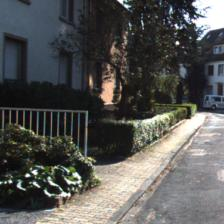
#> input picture src/paper_diagrams/0_9_gold.png, 224 x 224 px
$ python l2_loss_demo.py   (older library calls are emulated)
#> lines starting #> are read from the running program, lines starting #| are printed output that depends on the picture
from __future__ import division, print_function

import random

import numpy as np
from scipy.misc import imread, imsave

photo_path = "0_9_gold.png"

full_img = imread(photo_path).astype(np.float64)


def texture_diff(sample, true, offset=1):
    o = offset
    delta_x_samp = sample[:, o:] - sample[:, :-o]
    delta_x_true = true[:, o:] - true[:, :-o]
    delta_y_samp = sample[o:] - sample[:-o]
    delta_y_true = true[o:] - true[:-o]
    delta = (delta_x_samp - delta_x_true)[:-o] + (delta_y_samp - delta_y_true)[:, :-o]
    return np.maximum(np.minimum(delta * 5 + 122, 255), 0)


def l2_loss(sample, true):
    return np.mean((true - sample) ** 2)


def l1_loss(sample, true):
    return np.mean(np.abs(true - sample))


def texture_loss(true, sample, offset=1):
    o = offset
    delta_x_samp = sample[:, o:] - sample[:, :-o]
    delta_x_true = true[:, o:] - true[:, :-o]
    delta_y_samp = sample[o:] - sample[:-o]
    delta_y_true = true[o:] - true[:-o]
    return l2_loss(delta_x_samp, delta_x_true) + l2_loss(delta_y_samp, delta_y_true)


def texture_loss2(true, sample, offset=1):
    o = offset
    delta_x_samp = np.abs(sample[:, o:] - sample[:, :-o])
    delta_x_true = np.abs(true[:, o:] - true[:, :-o])
    delta_y_samp = np.abs(sample[o:] - sample[:-o])
    delta_y_true = np.abs(true[o:] - true[:-o])
    return l1_loss(delta_x_samp, delta_x_true) + l1_loss(delta_y_samp, delta_y_true)


def crop(img, loc, size):
    return img[loc[1]: loc[1] + size, loc[0]:loc[0] + size]


def magnify(img, factor):
    return np.repeat(np.repeat(img, factor, axis=0), factor, axis=1)


def calculate_losses(coords):
    size = 32

    def print_metrics(orig, samp, description):
        imsave(description + ".png", magnify(samp, 8))
        imsave(description + "_texture.png", magnify(texture_diff(samp, orig), 8))
        print()
        print(description)
        print("L2 Loss: ", l2_loss(orig, samp))

        texture_res = (texture_loss(orig, samp, i) for i in (1, 2, 4))
        print("Texture Loss: d=1: {}, d=2: {}, d=4: {}".format(*texture_res))

        texture_res = (texture_loss2(orig, samp, i) for i in (1, 2, 4))
        print("Texture Loss 2: d=1: {}, d=2: {}, d=4: {}".format(*texture_res))

    orig_crop = crop(full_img, coords, size)
    imsave("orig.png", magnify(orig_crop, 8))

    average = np.mean(np.mean(orig_crop, axis=0, keepdims=True), axis=1, keepdims=True)
    flat_pic = magnify(average, 32)
    print_metrics(orig_crop, flat_pic, "average")

    print_metrics(orig_crop, orig_crop + 1, "slight color change")

    shifted = crop(full_img, coords + [0, 2], size)
    print_metrics(orig_crop, shifted, "shifted_2px")

    shifted2 = crop(full_img, coords + [0, 4], size)
    print_metrics(orig_crop, shifted2, "shifted_4px")

    blend = (shifted2 + orig_crop) / 2
    print_metrics(orig_crop, blend, "4px_blend")

    from itertools import product
    nearby = [crop(full_img, coords + [i, j], size) for i, j in product((-1, 0, 1), repeat=2)]
    blur = np.mean(nearby, axis=0)
    print_metrics(orig_crop, blur, "avg blur")


# coords = np.asarray([57, 155])
for i in range(5):
    coords = np.asarray([random.randrange(0, 224 - 32), random.randrange(0, 224 - 32)])
    print("______________________________________________________________________")
    print(coords)
    calculate_losses(coords)
#> this loop made 5 passes
#> average in calculate_losses on passes 1 to 5: [[34.68, 33.75, 31.57]], [[31.34, 36.3, 41.42]], [[129.7, 128.4, 109.6]], [[94.47, 79.41, 67.7]], [[50.76, 49.99, 44.62]]
#> (printed output is left out)
#> pass 1, in calculate_losses, `orig_crop = crop(full_img, coords, size)`:
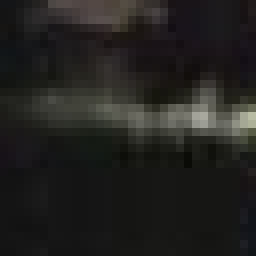
#> orig_crop: shape (32, 32, 3) float64 (shown 8 times larger); mean R, G, B 34.7, 33.8, 31.6
#> pass 1, in calculate_losses, `imsave("orig.png", magnify(orig_crop, 8))`:
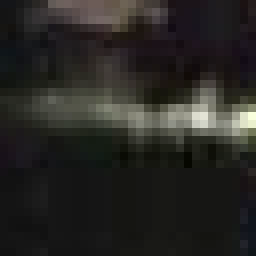
#> saved as orig.png: PIL image 256x256 RGB; mean R, G, B 40.1, 38.8, 35.8
#> pass 1, in calculate_losses, `flat_pic = magnify(average, 32)`:
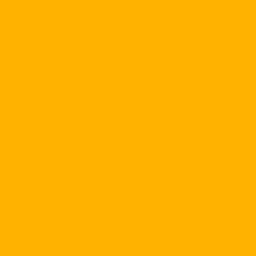
#> flat_pic: shape (32, 32, 3) float64 (shown 8 times larger); mean of channels 0, 1, 2 34.7, 33.8, 31.6; drawn with min black and max white
